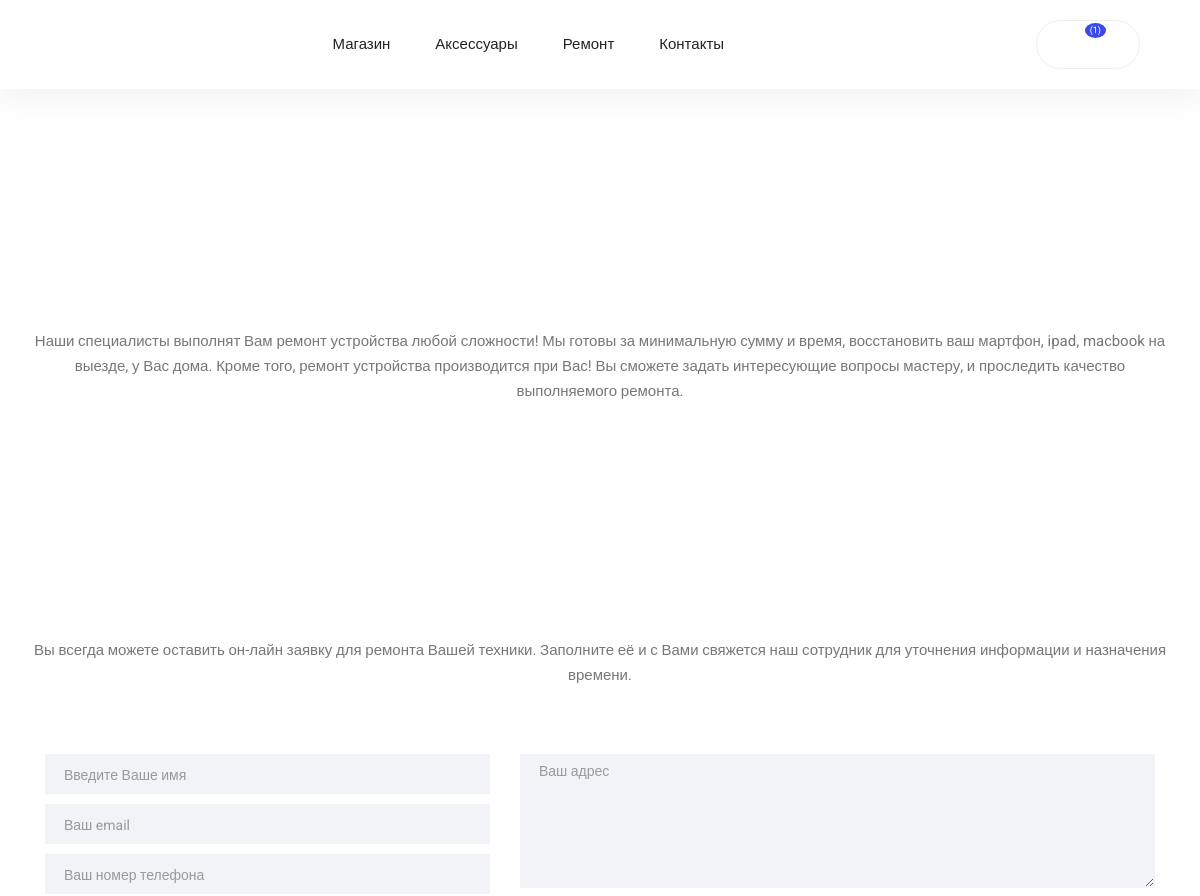
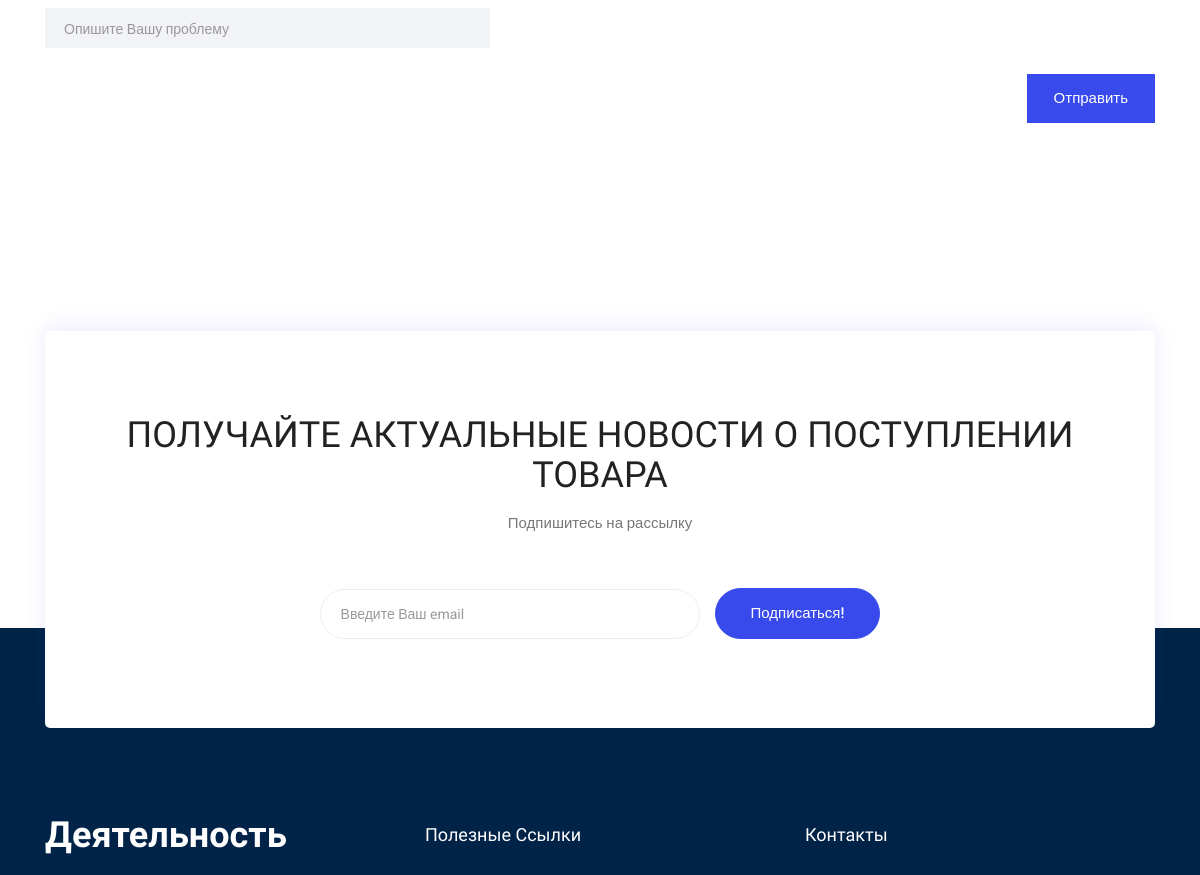
Page /repairs/ (upper part) on the earlier database version (2 pictures, top to bottom).
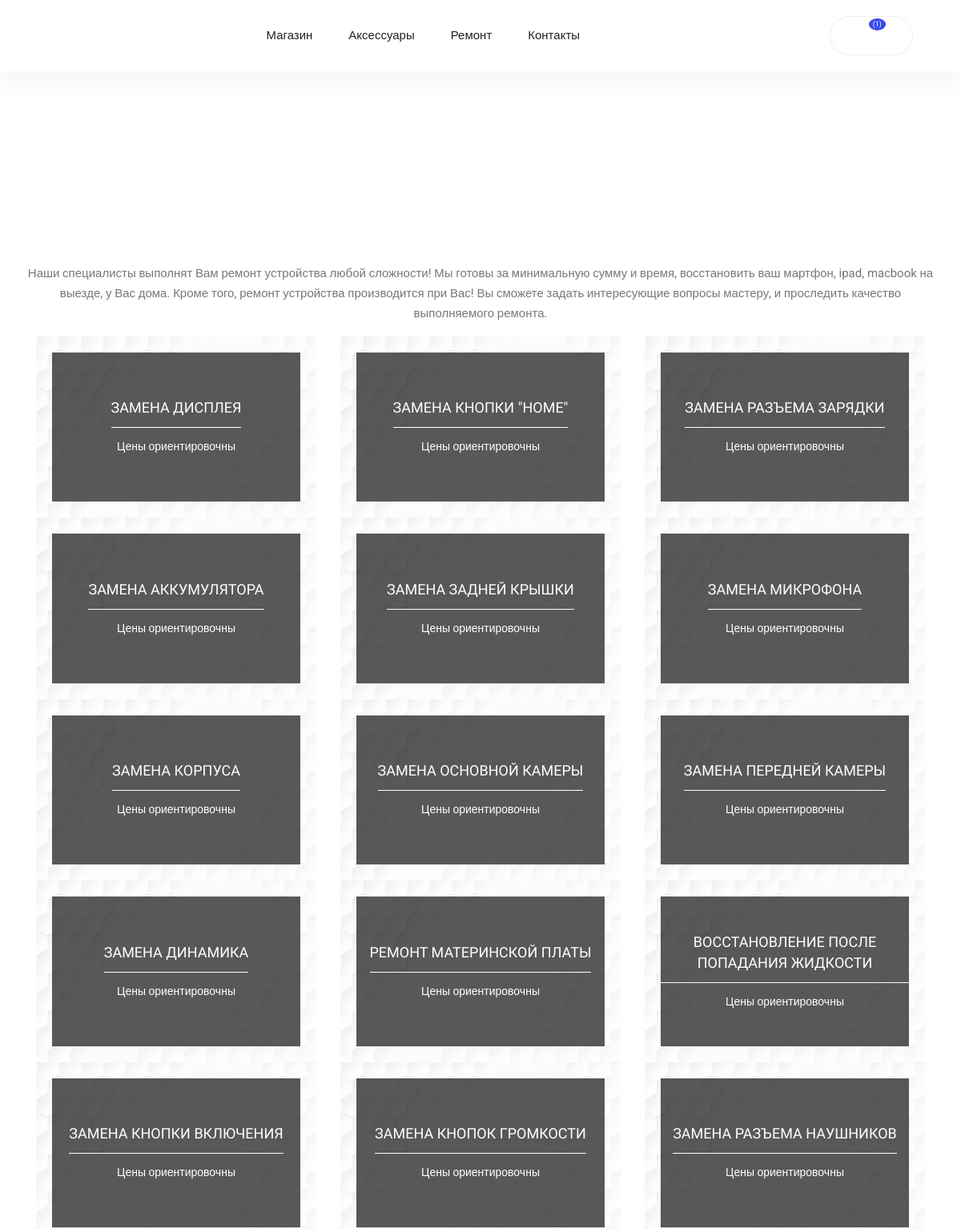
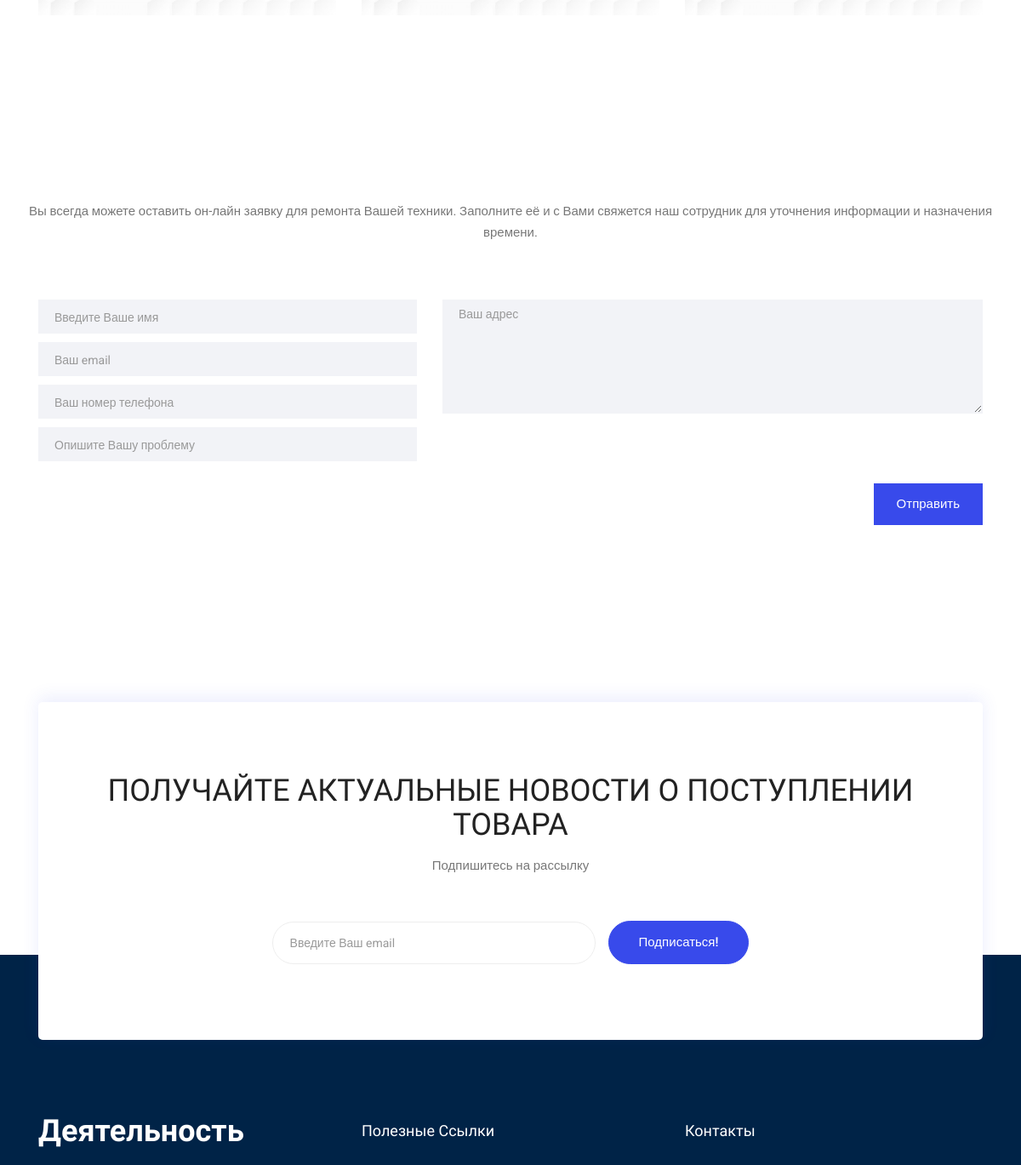
Same page on the later database version (2 pictures, top to bottom).
### repairs/models.py (models this page shows, shortened)
class RepairImage(models.Model):
    repair = models.ForeignKey(Repair, blank=True, null=True, default=None, on_delete=models.CASCADE,
                               verbose_name='Услуга')
    image = models.ImageField(upload_to='repairs_images/', verbose_name='Фотографии услуг')
    is_main = models.BooleanField(default=False, verbose_name='Обложка услуги')
    is_active = models.BooleanField(default=True, verbose_name='Активная?')
    created = models.DateTimeField(auto_now_add=True, auto_now=False, verbose_name='Дата загрузки фото')
    updated = models.DateTimeField(auto_now_add=True, auto_now=False, verbose_name='Дата ред-ия фото')
    class Meta:
        verbose_name = 'Фотография услуги'
        verbose_name_plural = 'Фотографии услуг'

class Repair(models.Model):
    iphone_4 = models.DecimalField(max_digits=8, decimal_places=0, blank=True, null=True, default=None,
                                   verbose_name='iPhone 4/4s')
    iphone_5 = models.DecimalField(max_digits=8, decimal_places=0, blank=True, null=True, default=None,
                                   verbose_name='iPhone 5/5c')
    iphone_5s = models.DecimalField(max_digits=8, decimal_places=0, blank=True, null=True, default=None,
                                    verbose_name='iPhone 5s')
    iphone_6 = models.DecimalField(max_digits=8, decimal_places=0, blank=True, null=True, default=None,
                                   verbose_name='iPhone 6')
    iphone_6_plus = models.DecimalField(max_digits=8, decimal_places=0, blank=True, null=True, default=None,
                                        verbose_name='iPhone 6+')
    iphone_6s = models.DecimalField(max_digits=8, decimal_places=0, blank=True, null=True, default=None,
                                    verbose_name='iPhone 6s')
    iphone_6s_plus = models.DecimalField(max_digits=8, decimal_places=0, blank=True, null=True, default=None,
                                         verbose_name='iPhone 6s+')
    iphone_se = models.DecimalField(max_digits=8, decimal_places=0, blank=True, null=True, default=None,
                                    verbose_name='iPhone SE')
    iphone_7 = models.DecimalField(max_digits=8, decimal_places=0, blank=True, null=True, default=None,
                                   verbose_name='iPhone 7')
    iphone_7_plus = models.DecimalField(max_digits=8, decimal_places=0, blank=True, null=True, default=None,
                                        verbose_name='iPhone 7+')
    iphone_8 = models.DecimalField(max_digits=8, decimal_places=0, blank=True, null=True, default=None,
                                   verbose_name='iPhone 8')
    iphone_8_plus = models.DecimalField(max_digits=8, decimal_places=0, blank=True, null=True, default=None,
                                        verbose_name='iPhone 8+')
    iphone_x = models.DecimalField(max_digits=8, decimal_places=0, blank=True, null=True, default=None,
                                   verbose_name='iPhone X')
    iphone_xr = models.DecimalField(max_digits=8, decimal_places=0, blank=True, null=True, default=None,
                                    verbose_name='iPhone Xr')
    iphone_xs = models.DecimalField(max_digits=8, decimal_places=0, blank=True, null=True, default=None,
                                    verbose_name='iPhone Xs')
    iphone_xs_max = models.DecimalField(max_digits=8, decimal_places=0, blank=True, null=True, default=None,
                                        verbose_name='iPhone Xs Max')
    category = models.ForeignKey(RepairCategory, blank=True, null=True, default=True, on_delete=models.CASCADE,
                                 verbose_name='УСЛУГА')
    is_active = models.BooleanField(default=True, verbose_name='Актуальность')
    created = models.DateTimeField(auto_now_add=True, auto_now=False, verbose_name='Дата созд-ия записи')
    updated = models.DateTimeField(auto_now_add=True, auto_now=False, verbose_name='Дата ред-ия записи')
    class Meta:
        verbose_name = 'Цена на услугу'
        verbose_name_plural = 'Цены на услуги'

class RepairCategory(models.Model):
    name = models.CharField(max_length=128, default='Услуга', verbose_name='Наименование услуги')
    is_active = models.BooleanField(default=True, verbose_name='Актуальность')
    created = models.DateTimeField(auto_now_add=True, auto_now=False, verbose_name='Дата созд-ия записи')
    updated = models.DateTimeField(auto_now_add=True, auto_now=False, verbose_name='Дата ред-ия записи')
    def __str__(self):
        return "%s" % self.name
    class Meta:
        verbose_name = 'Услуга по ремонту'
        verbose_name_plural = 'Услуги по ремонтам'

### repairs/views.py (the view, shortened to what this page needs)
# urls.py: url(r'^', include('repairs.urls')),
def repairs(request):
    all_repairs = Repair.objects.filter(is_active=True)
    all_categories = RepairCategory.objects.filter(is_active=True)
    all_repairs2 = RepairImage.objects.filter(is_active=True, is_main=True, repair__is_active=True)
    form = StatementForm(request.POST or None)
    a = Form(request.POST or None)
    return render(request, 'repairs/repairs.html', locals())

### repairs/forms.py
class StatementForm(forms.ModelForm):
    class Meta:
        model = Statement
        exclude = ['created', 'updated']

class Form(forms.ModelForm):
    class Meta:
        model = Repair
        exclude = ['created', 'updated']

### orders/context_processors.py (called while the page is built)
def getting_basket_info(request):
    session_key = request.session.session_key
    if not session_key:
        request.session["session_key"] = 123
        request.session.cycle_key()
    products_in_basket = ProductInBasket.objects.filter(session_key=session_key, is_active=True, order__isnull=True)
    products_total_nmb = products_in_basket.count()
    return locals()

### templates/repairs/repairs.html (shortened to what this page needs)
{% extends 'base.html' %}
{% load static %}
{% block content %}
<main class="site-main">
    <section class="blog_categorie_area">
        <div class="container">
            <div class="row">
            <p class="text-center">Наши специалисты выполнят Вам ремонт устройства любой сложности! Мы готовы за минимальную сумму и время, восстановить ваш мартфон, ipad, maсbook на выезде, у Вас дома. Кроме того, ремонт устройства производится при Вас! Вы сможете задать интересующие вопросы мастеру, и проследить качество выполняемого ремонта.</p>
                {% for repairs in all_repairs2 %}
                    {% include 'repairs/repair_item2.html' %}
                {% endfor %}
            </div>
        </div>
    </section>
<section class="section-margin--small">
        <div class="container">
            <div class="row">
                <p class="text-center">Вы всегда можете оставить он-лайн заявку для ремонта Вашей техники. Заполните её и с Вами свяжется наш сотрудник для уточнения информации и назначения времени.</p>
                <div class="col-md-12 col-lg-12">
                    <br><br>
                    <form action="#" class="form-contact contact_form" method="post" id="contactForm" novalidate="novalidate">{% csrf_token %}
                        <div class="row">
                            <div class="col-lg-5">
                                <div class="form-group">
                                    <input class="form-control" name="{{ form.name.name }}" id="name" required type="text" placeholder="Введите Ваше имя">
                                </div>
                                <div class="form-group">
                                    <input class="form-control" name="{{ form.email.name }}" id="email" required type="email" placeholder="Ваш email">
                                </div>
                                <div class="form-group">
                                    <input class="form-control" name="{{ form.phone.name }}" id="number" required type="tel" placeholder="Ваш номер телефона">
                                </div>
                                <div class="form-group">
                                    <input class="form-control" name="{{ form.subject.name }}" id="name" required type="text" placeholder="Опишите Вашу проблему">
                                </div>
                            </div>
                            <div class="col-lg-7">
                                <div class="form-group">
                                    <textarea class="form-control different-control w-100" name="{{ form.message.name }}" id="message" cols="30" rows="5" placeholder="Ваш адрес"></textarea>
                                </div>
                            </div>
                        </div>
                        <div class="form-group text-center text-md-right mt-3">
                            <button type="submit" class="button button--active button-contactForm">Отправить</button>
                        </div>
                    </form>
                </div>
            </div>
        </div>
    </section>
    <section class="subscribe-position">
        <div class="container">
            <div class="subscribe text-center">
                <h3 class="subscribe__title">Получайте актуальные новости о поступлении товара </h3>
                <p>Подпишитесь на рассылку</p>
                <div id="">
                    <form action="#" method="post" class="subscribe-form form-inline mt-5 pt-1">{% csrf_token %}
                        <div class="form-group ml-sm-auto">
                            <input class="form-control mb-1" required type="email" placeholder="Введите Ваш email" name="{{ form.email.name }}" value="{{ request.POST.name}}" >
                        </div>
                        <button class="button button-subscribe mr-auto mb-1" type="submit">Подписаться!</button>
                    </form>
                </div>
            </div>
        </div>
    </section>
</main>
{% endblock content %}

### templates/repairs/repair_item2.html
<div class="col-sm-6 col-lg-4 mb-4 mb-lg-0">
    <div class="categories_post">
        <a href="{% url 'repair' repairs.repair.id %}">
            <img class="card-img-repairs rounded-0" src="{{ repairs.image.url }}" alt="post">
        </a>
        <div class="categories_details">
            <div class="categories_text">
                <a href="{% url 'repair' repairs.repair.id %}">
                    <h5>{{ repairs.repair.category }}</h5>
                </a>
                <div class="border_line"></div>
                    <p>Цены ориентировочны</p>
            </div>
        </div>
    </div>
</div>

Differences in the rows shown:
added RepairImage: repair.category "ЗАМЕНА ДИСПЛЕЯ"
added RepairImage: repair.category "ЗАМЕНА КНОПКИ \"HOME\""
added RepairImage: repair.category "ЗАМЕНА РАЗЪЕМА ЗАРЯДКИ"
added RepairImage: repair.category "ЗАМЕНА АККУМУЛЯТОРА"
added RepairImage: repair.category "ЗАМЕНА ЗАДНЕЙ КРЫШКИ"
added RepairImage: repair.category "ЗАМЕНА МИКРОФОНА"
added RepairImage: repair.category "ЗАМЕНА КОРПУСА"
added RepairImage: repair.category "ЗАМЕНА ОСНОВНОЙ КАМЕРЫ"
added RepairImage: repair.category "ЗАМЕНА ПЕРЕДНЕЙ КАМЕРЫ"
added RepairImage: repair.category "ЗАМЕНА ДИНАМИКА"
added RepairImage: repair.category "РЕМОНТ МАТЕРИНСКОЙ ПЛАТЫ"
added RepairImage: image (picture), repair.category "ВОССТАНОВЛЕНИЕ ПОСЛЕ ПОПАДАНИЯ ЖИДКОСТИ"
added RepairImage: repair.category "ЗАМЕНА КНОПКИ ВКЛЮЧЕНИЯ"
added RepairImage: repair.category "ЗАМЕНА КНОПОК ГРОМКОСТИ"
added RepairImage: repair.category "ЗАМЕНА РАЗЪЕМА НАУШНИКОВ"
